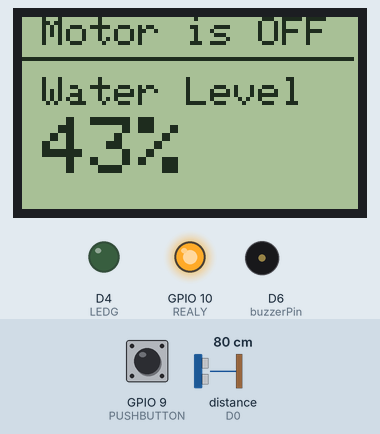
The sketch below on a simulated ESP8266 (NodeMCU). On the bench: 84×48 one-colour display, output pins drawn as LEDs (lit = HIGH), buzzer (waves = sounding). Wiring (inferred from the names in the program): ultrasonic range finder: trigger D3; echo D0. The inputs (shaded band) are chosen by the test bench; at power-on: distance to the obstacle (sensor on D0) 80 cm, GPIO 9 (PUSHBUTTON) LOW. The echo pulse lasts 58.3 µs per cm; pins used as bus, display or sensor lines are not drawn; what the sketch prints to the serial monitor is not drawn.

Above: at 1.2 s.
1.3 s: distance to the obstacle (sensor on D0) set to 87 cm
At 2.3 s:
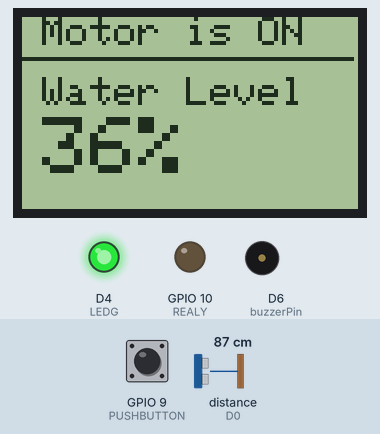
3.2 s: distance to the obstacle (sensor on D0) set to 25 cm
At 4.5 s:
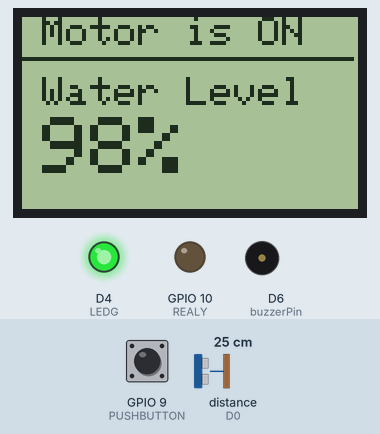
4.8 s: distance to the obstacle (sensor on D0) set to 22 cm
At 6.8 s:
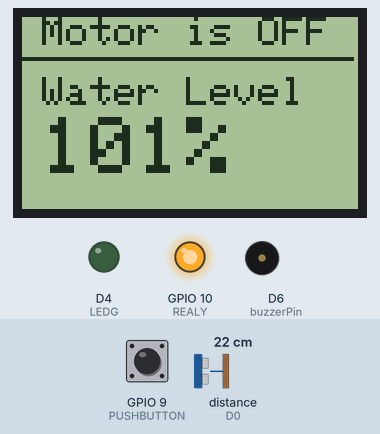
Timing chart, 0 to 8.3 s (numbered marks = the images above; inputs shaded):
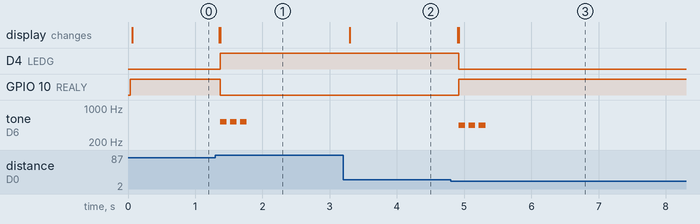

The sketch:

node_mcu_water_p1.ino
```cpp
#include <pitches.h>
#include <Adafruit_GFX.h>
#include <Adafruit_PCD8544.h>

#define trig D3
#define echo D0
#define LEDG D4
#define PUSHBUTTON 9
#define REALY 10

Adafruit_PCD8544 display = Adafruit_PCD8544(14, 13, 5, 15, 4);

const int buzzerPin = D6;
int contrastValue = 50;

bool manualON = false;
bool motorState = false;
int currentLevel = 0;
int counter = 0;
int intialLevel = 0;
bool dryRun = false;

void setup()
{
  pinMode(PUSHBUTTON, INPUT);
  pinMode(REALY, OUTPUT);
  pinMode(trig, OUTPUT);
  pinMode(LEDG, OUTPUT);
  pinMode(echo, INPUT);
  pinMode(buzzerPin, OUTPUT);
  display.begin();
  display.setContrast(contrastValue);
  digitalWrite(REALY, 1);
  nokia5110("Motor is OFF");
}

void loop()
{

  waterLevelCalc();
  if (digitalRead(PUSHBUTTON) == HIGH)
  {
    if (dryRun)
    {
      dryRun = false;
      nokia5110("Motor is OFF");
    }
    else
    {
      manualON = true;
    }
  }

  if (dryRun)
  {
    nokia5110("DRY RUN");
    dryRunBeep();
  }
  else
  {
    if (motorState)
    {
      nokia5110("Motor is ON");
    }
    else
    {
      nokia5110("Motor is OFF");
    }

    if (currentLevel >= 100)
    {
      turnOffMotor();
      counter = 0;
    }

    if ((!motorState && currentLevel < 95) && (manualON || currentLevel < 40))
    {
      turnOnMotor();
    }

    if (motorState)
    {
      if (counter == 0)
      {
        intialLevel = currentLevel + 2;
      }

      if (counter > 700)
      {
        if (intialLevel >= currentLevel)
        {
          dryRun = true;
          turnOffMotor();
          counter = 0;
        }
      }
      counter++;

    }
  }
  delay(100);
}

void dryRunBeep()
{
  beep(NOTE_DS8, 200);
  delay(4900);
}

void nokia5110(String str)
{
  display.setTextSize(1);
  display.clearDisplay();
  display.setTextColor(BLACK, WHITE);
  display.setCursor(5, 0);
  display.print(str);
  display.drawFastHLine(0, 10, 83, BLACK);
  display.setCursor(5, 15);
  display.print("Water Level");
  display.setTextSize(2);
  display.setCursor(5, 25);
  display.print(currentLevel);
  display.print("%");
  display.setTextSize(2);
  display.display();
}

void waterLevelCalc()
{
  digitalWrite(trig, LOW);
  delayMicroseconds(4);
  digitalWrite(trig, HIGH);
  delayMicroseconds(10);
  digitalWrite(trig, LOW);
  long t = pulseIn(echo, HIGH);
  currentLevel = 123 - (t / 29 / 2);
  Serial.println(currentLevel);
}

void turnOffMotor()
{
  if (motorState)
  {
    nokia5110("Motor is OFF");
    digitalWrite(LEDG, 0);
    digitalWrite(REALY, 1);
    beep(NOTE_A4, 100);
    delay(50);
    beep(NOTE_A4, 100);
    delay(50);
    beep(NOTE_A4, 100);
    manualON = false;
    motorState = false;
  }
}

void turnOnMotor()
{
  if (!motorState)
  {
    nokia5110("Motor is ON");
    digitalWrite(LEDG, 1);
    digitalWrite(REALY, 0);
    motorState = true;
    beep(NOTE_C5, 100);
    delay(50);
    beep(NOTE_C5, 100);
    delay(50);
    beep(NOTE_C5, 100);
  }
}

void beep(int note, int duration)
{
  tone(buzzerPin, note, duration);
  delay(duration);
}

void alarm()
{
  beep(NOTE_A4, 500);
}
```

Measured:
- the behaviour switches between 83 and 84 cm on distance to the obstacle (sensor on D0) (found by bisection; images 0 and 1)
- the behaviour switches between 24 and 23 cm on distance to the obstacle (sensor on D0) (found by bisection; images 2 and 3)
- after the input at 1.3 s, D4 (LEDG): LOW → HIGH after 0.07 s; GPIO 10 (REALY): HIGH → LOW after 0.07 s; tone on D6 (buzzerPin): alternates 523 Hz for 0.10 s and silent for 0.05 s, 6 changes in all, then stays silent, starting after 0.07 s; the display: first changes after 0.06 s (image 1 shows a later state)
- after the input at 3.2 s, the display: changes after 0.10 s (image 2)
- after the input at 4.8 s, D4 (LEDG): HIGH → LOW after 0.12 s; GPIO 10 (REALY): LOW → HIGH after 0.12 s; tone on D6 (buzzerPin): alternates 440 Hz for 0.10 s and silent for 0.05 s, 6 changes in all, then stays silent, starting after 0.12 s; the display: first changes after 0.11 s (image 3 shows a later state)
